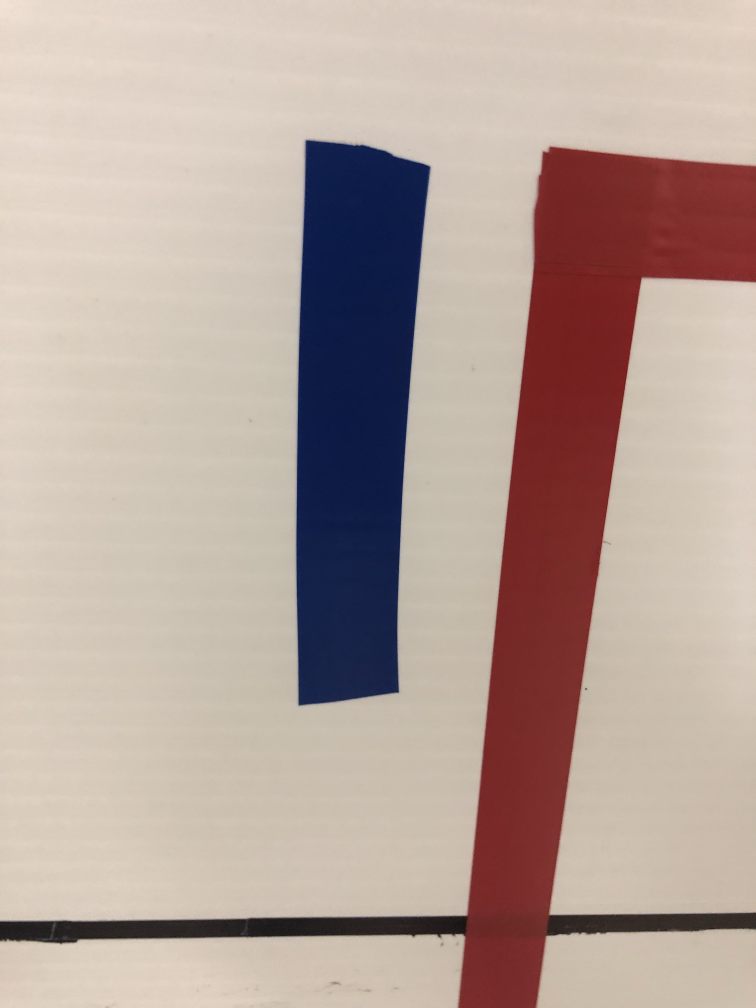
#> input picture challenges/blue.jpg, 3024 x 4032 px (shown at 1/4 size)
$ python -i detectCracks.py   (imports and definitions only)
#> lines starting #> are read from the running program, lines starting #| are printed output that depends on the picture; after the words box and inside, x2 and y2 are one past the last pixel; in counts of white or black regions, pixels touching at a corner belong together
#> further down, picture is the input picture: shape (4032, 3024, 3); mean B, G, R 154.4, 162.5, 181
import numpy as np
import cv2 as cv
import cmath

def detectCracks(frame):
    # blur for better edge finding
    blur = cv.GaussianBlur(frame,(5,5),0)

    # create threshold for edge finding
    ret, thresh = cv.threshold(blur, 127, 255, 0)
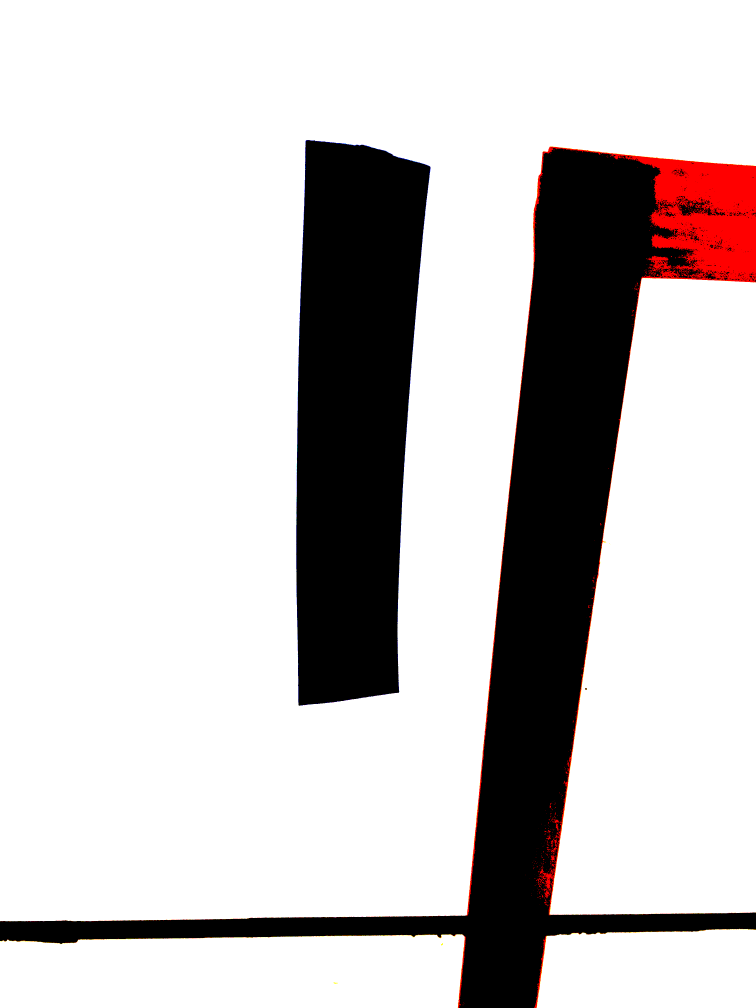
#> thresh: shape (4032, 3024, 3) (shown at 1/4 size); mean B, G, R 198.4, 198.5, 202.6

    # convert bgr colour to hsv for better colour detection
    hsv = cv.cvtColor(blur, cv.COLOR_BGR2HSV)
#> hsv: shape (4032, 3024, 3); mean H, S, V 22.5, 62.9, 185.4

    # create blue boundaries
    lower_blue = np.array([110, 50, 50])
    upper_blue = np.array([130, 255, 255])

    # create mask based on blue detection
    mask = cv.inRange(hsv, lower_blue, upper_blue)
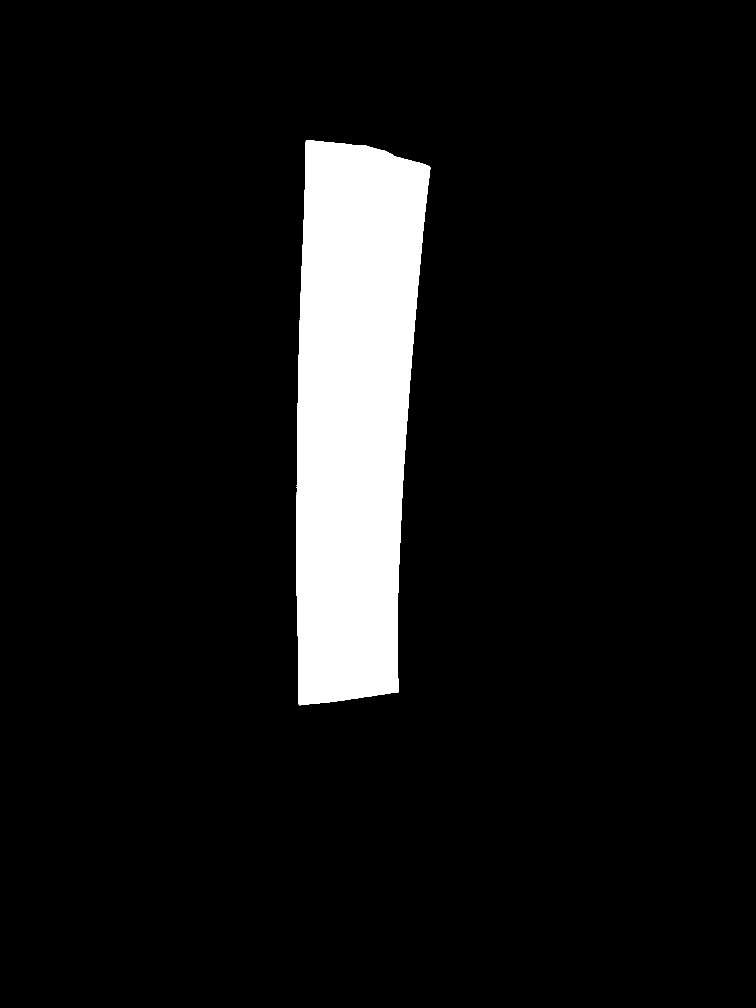
#> mask: shape (4032, 3024) (shown at 1/4 size); 7.9% white; 1 white region, box (x1, y1, x2, y2) and area: (1186, 562, 1721, 2821) 967576
    res = cv.bitwise_and(frame, frame, mask=mask)
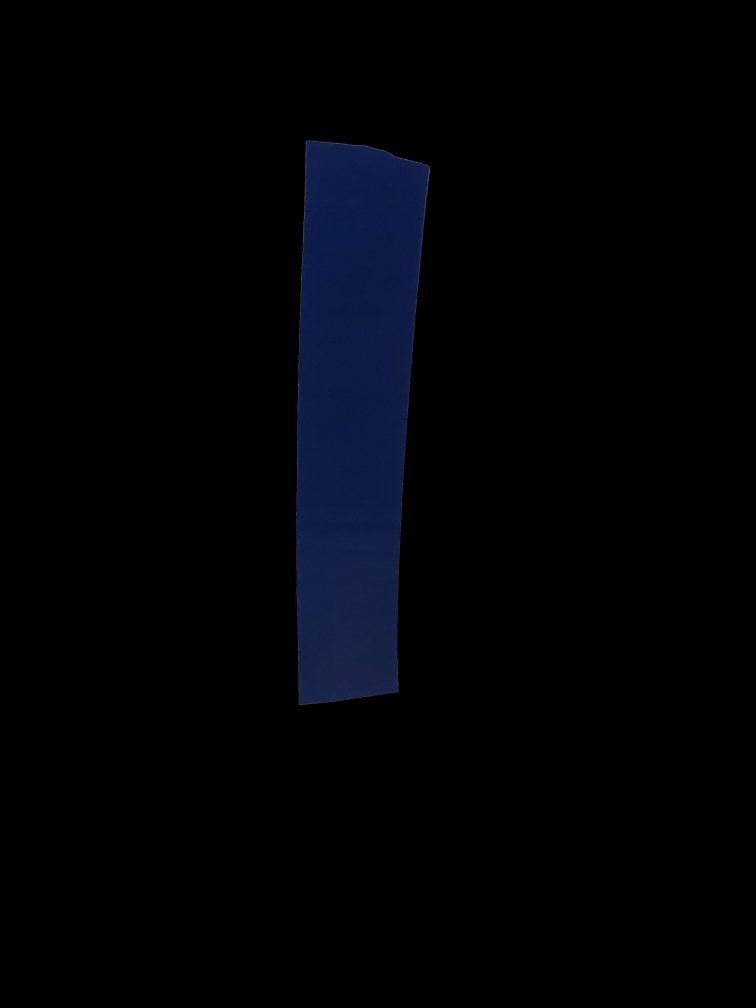
#> res: shape (4032, 3024, 3) (shown at 1/4 size); mean B, G, R 5.6, 2.4, 1.3

    kernel = np.ones((3,3),np.uint8)
    mask = cv.morphologyEx(mask, cv.MORPH_OPEN, kernel)
#> mask: shape (4032, 3024); 7.9% white; 1 white region, box (x1, y1, x2, y2) and area: (1186, 562, 1721, 2821) 967542

    gray = cv.cvtColor(frame, cv.COLOR_BGR2GRAY)
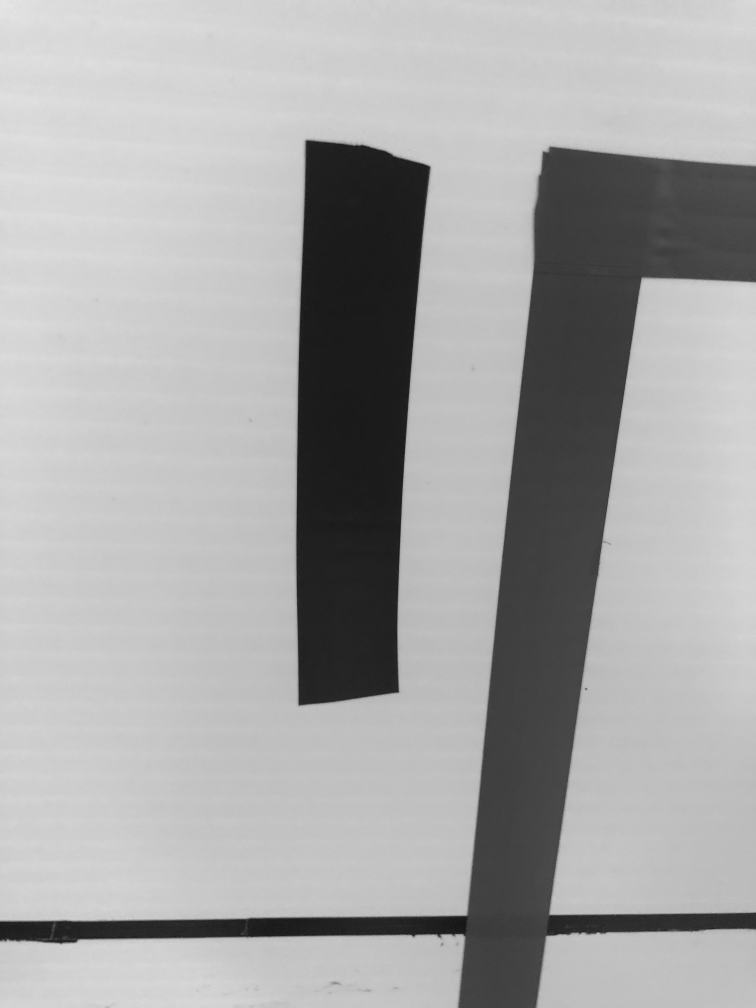
#> gray: shape (4032, 3024) (shown at 1/4 size); min 1, max 232, mean 167.1
    corners = cv.goodFeaturesToTrack(mask, 4, 0.01, 10)
#> corners = [[1192, 2579], [1190, 2501], [1186, 2092], [1221, 663]]
    if corners is not None:
        corners = np.int0(corners)
        cord = []
        for i in corners:
            x,y = i.ravel()
            cord.append([x, y])
            cv.circle(frame, (x, y), 3, 255, -1)
#> this loop made 4 passes
#> after the loop, cord has the same summary as corners

    cord.sort(key=sort)

    if cord[0][0] > cord[1][0]:
        swap(cord, 0, 1)
#> in swap, `temp = l[i]`: temp = [1221, 663]
    if cord[2][0] > cord[3][0]:
        swap(cord, 2, 3)
    print(cord)
#| [[1186, 2092], [1221, 663], [1190, 2501], [1192, 2579]]

    len1 = pythagC((cord[1][0]-cord[0][0]), (cord[1][1]-cord[0][1]))
    len2 = pythagC((cord[3][0]-cord[2][0]), (cord[3][1]-cord[2][1]))
    length = (len1 + len2) / 2
    length = length.real    # Return real part of length
#> length = 753.7
    wid1 = pythagC((cord[3][1]-cord[1][1]),(cord[3][0]-cord[1][0]))
    wid2 = pythagC((cord[2][1]-cord[0][1]),(cord[2][0]-cord[0][0]))
    width = (wid1 + wid2) / 2
    width = width.real      # Return real part of width
#> width = 1162.6

    if length > width:
        ratio = length/width
    else:
        ratio = width/length
#> ratio = 1.54

    length = ratio * 1.9
#> length = 2.93
    length = length / 0.1
#> length = 29.31
    length = round(length)
#> length = 29
    length = length * 0.1
#> length = 2.9

    frame_height = frame.shape[0] # 480
#> frame_height = 4032
    frame_width = frame.shape[1]  # 640
#> frame_width = 3024

    cv.putText(frame, str(length) + ' cm', (frame_width//4, frame_height//2), cv.FONT_HERSHEY_SIMPLEX, 3, (255,255,255), 2, cv.LINE_AA)


    frame = cv.resize(frame, (frame_width//2,frame_height//2))
#> frame: shape (2016, 1512, 3)
    cv.imshow('frame', frame)
    cv.moveWindow("Frame", 0, 0)

    return str(length)

def sort(elem):
    return elem[1]

def swap(l, i, j):
    temp = l[i]
    l[i] = l[j]
    l[j] = temp

def pythagC(a, b):
    c = cmath.sqrt(a * a + b * b)
    return c

# [2 lines not run here, left out]

>>> import cv2
>>> picture = cv2.imread('blue.jpg')
>>> result = detectCracks(picture)
#> result = '2.9000000000000004'
